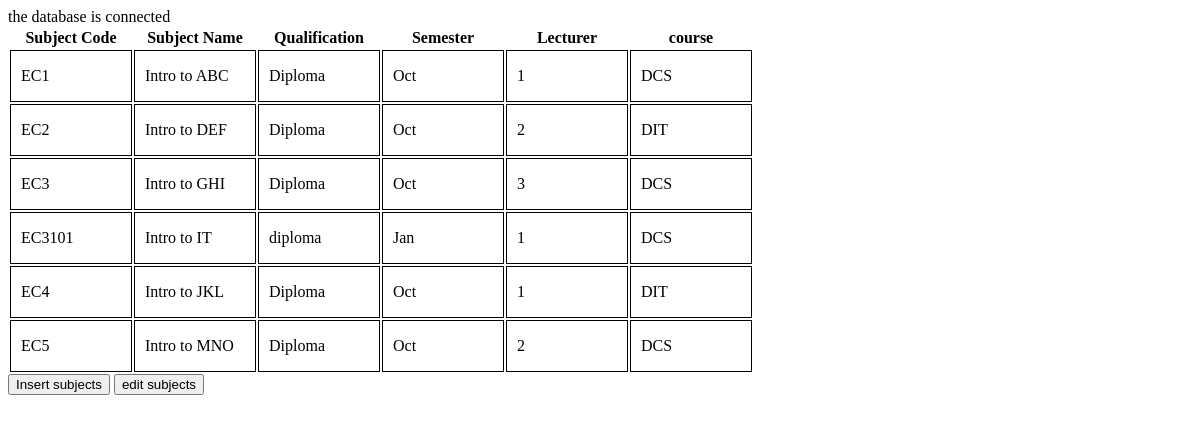
Before: /viewsubject.php with the older database file.
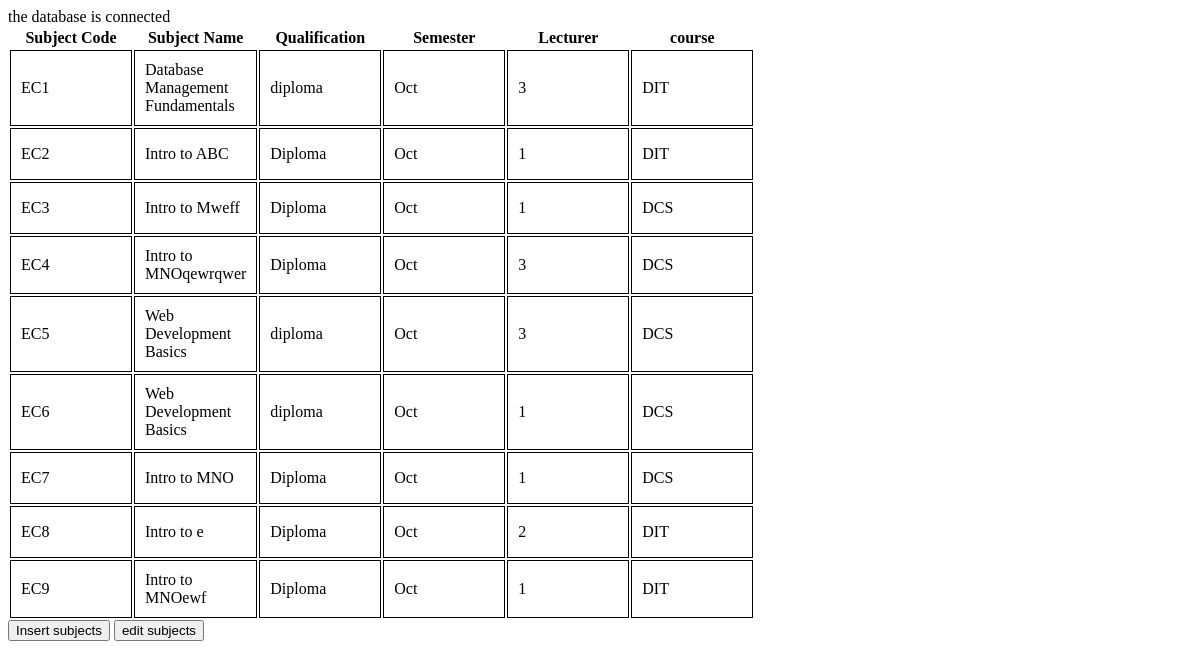
After: the same page with the newer database file.
### tables this page shows
CREATE TABLE `subject` (
  `subID` varchar(11) NOT NULL,
  `subname` varchar(100) DEFAULT NULL,
  `qualification` varchar(100) DEFAULT NULL,
  `sem` varchar(100) DEFAULT NULL,
  `lecid` int(11) DEFAULT NULL,
  `course` varchar(100) DEFAULT NULL
);

### viewsubject.php (the view, shortened to what this page needs)
<!DOCTYPE html>
<html lang="en">
<head>
</head>
<?php
include ('config.php');
$sql = "SELECT * FROM subject ";
$result = $mysqli->query($sql);
if ($result->num_rows > 0) {
  echo "<table><tr><th>Subject Code</th><th>Subject Name</th><th>Qualification</th><th>Semester</th><th>Lecturer</th><th>course</th></tr>";
  while($row = $result->fetch_assoc()) {
    echo "<tr><td>".$row["subID"]."</td>
              <td>".$row["subname"]."</td>
              <td>".$row["qualification"]."</td>
              <td>".$row["sem"]."</td>
              <td>".$row["lecid"]."</td>
              <td>".$row["course"]."</td>
          </tr>";
  }
  echo "</table>";
} else {
  echo "0 results";
}
?>
<button onclick="window.location.href='insertsubject.php';">Insert subjects</button>
<button onclick="window.location.href='editsubject.php';">edit subjects</button>

### config.php (shortened to what this page needs)
<?php
$mysqli = new mysqli("localhost","root","","fyptimetable");
if ($mysqli -> connect_errno) {
echo "Failed to connect to MySQL: " . $mysqli -> connect_error; exit();
}else{
    echo "<br>";
}
?>

### viewsubject.php (style rules this page uses)
td { height: 30px; border: 1px solid #000; padding: 10px; width: 100px; }

Changed rows visible on the page:
removed subject: subID "EC3101", subname "Intro to IT", qualification "diploma", sem "Jan", lecid "1", course "DCS"
changed subject "EC1": subname "Intro to ABC" → "Database Management Fundamentals"; qualification "Diploma" → "diploma"; lecid "1" → "3"; course "DCS" → "DIT"
changed subject "EC2": subname "Intro to DEF" → "Intro to ABC"; lecid "2" → "1"
changed subject "EC3": subname "Intro to GHI" → "Intro to Mweff"; lecid "3" → "1"
changed subject "EC4": subname "Intro to JKL" → "Intro to MNOqewrqwer"; lecid "1" → "3"; course "DIT" → "DCS"
changed subject "EC5": subname "Intro to MNO" → "Web Development Basics"; qualification "Diploma" → "diploma"; lecid "2" → "3"
added subject: subID "EC6", subname "Web Development Basics", qualification "diploma", sem "Oct", lecid "1", course "DCS"
added subject: subID "EC7", subname "Intro to MNO", qualification "Diploma", sem "Oct", lecid "1", course "DCS"
added subject: subID "EC8", subname "Intro to e", qualification "Diploma", sem "Oct", lecid "2", course "DIT"
added subject: subID "EC9", subname "Intro to MNOewf", qualification "Diploma", sem "Oct", lecid "1", course "DIT"
